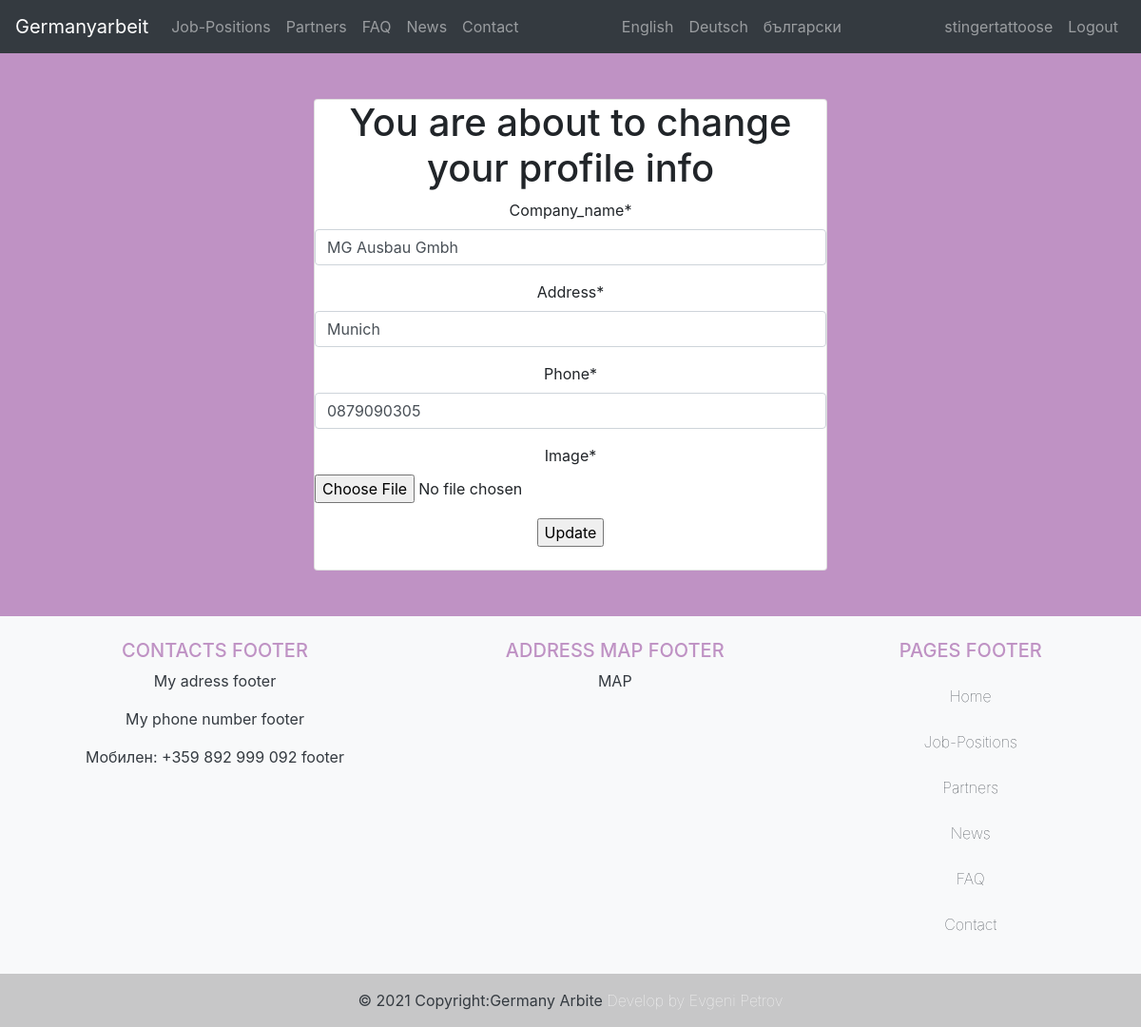
The app's page /en/accounts/profile/company/42/ (signed in) with its own data.
### costumeuser/models.py (models this page shows, shortened)
class User(AbstractUser):
    is_worker = models.BooleanField(default=False)
    is_company = models.BooleanField(default=False)

class Company(models.Model):
    user = models.OneToOneField(User, on_delete=models.CASCADE, primary_key=True, related_name="company", verbose_name=_('company'))
    image = models.ImageField(default="default.jpeg", upload_to='company_pics')
    company_name = models.CharField(verbose_name=_('company_name'), max_length=150)
    address = models.CharField(_('address'), max_length=300)
    phone = models.CharField(_("phone"), max_length=20)

### costumeuser/views.py (the view)
# urls.py: path("profile/company/<int:user_id>/", views.company_update, name="company_profile_edit"),
@login_required
@company_required
def company_update(request, user_id):
    user = User.objects.get(pk=user_id)
    if request.method == "POST":
        form = ProfileCompanyEdit(request.POST, request.FILES)
        if form.is_valid():
            user.company.company_name = form.cleaned_data['company_name']
            user.company.address = form.cleaned_data['address']
            user.company.phone = form.cleaned_data['phone']
            user.company.image = form.cleaned_data['image']
            user.company.save()
            return HttpResponseRedirect(reverse('profile'))
    else:
        default_data = {'company_name': user.company.company_name, 'address': user.company.address,
                        'phone': user.company.phone, 'image': user.company.image, }
        form = ProfileCompanyEdit(default_data)
    return render(request, 'account/company_profile.html', {'form': form, 'user': user})

### costumeuser/forms.py
class ProfileCompanyEdit(ModelForm):
    class Meta:
        model = Company
        fields =['company_name', 'address', 'phone', 'image',]

### templates/account/company_profile.html (shortened to what this page needs)
{% extends "base.html" %}
{% load crispy_forms_tags %}
{% load static %}
{% load i18n %}
{% block content %}
    <br>
    <br>
    <div class="container">
        <div class="row justify-content-center">
            <div class="col-sm-12 col-md-6 col-lg-6">
                <div class="card text-center">
                    {% if user.is_authenticated %}
                        <h1>You are about to change your profile info</h2>
                        <form class="profile-company" method="POST" enctype="multipart/form-data">
                                {{ form|crispy }}
                                <div class="button-wrapper submit">
                                    <input type="submit" value="Update" />
                                </div>
                                <br>
                        </form>
                    {% else %}
                        <h2>You have to be login to edit your profile info</h2>
                    {% endif %}
                </div>
            </div>
        </div>
    </div>
{% endblock content %}

### templates/nav.html (shortened to what this page needs)
{% load i18n %}
{% load static %}
<nav class="navbar navbar-expand-lg navbar-dark bg-dark">
  <a class="navbar-brand" href="{% url 'home' %}"><img/>Germanyarbeit</a>
  <div class="collapse navbar-collapse justify-content-between" id="navbarNav">
    <ul class="navbar-nav">
      <li class="nav-item">
        <a class="nav-link" href="{% url 'category_all' %}">{% trans "Job-Positions" %}</a>
      </li>
      <li class="nav-item">
        <a class="nav-link" href="{% url 'partners' %}">{% trans "Partners" %}</a>
      </li>
      <li class="nav-item">
        <a class="nav-link" href="{% url 'faq' %}">{% trans "FAQ" %}</a>
      </li>
      <li class="nav-item">
        <a class="nav-link" href="{% url 'news' %}">{% trans "News" %}</a>
      </li>
      <li class="nav-item">
        <a class="nav-link" href="{% url 'contact' %}">{% trans "Contact" %}</a>
      </li>
    </ul>
    <ul class="navbar-nav">
        {% get_available_languages as LANGUAGES %}
        {% get_language_info_list for LANGUAGES as languages %}
        {% for lang in languages %}
          <li class="nav-item">
            <a class="dropdown-item nav-link" href="/{{ lang.code }}/">{{ lang.name_local }}</a>
          </li>
        {% endfor %}
    </ul>
    <ul class="navbar-nav">
      {% if user.is_authenticated %}
      <li class="nav-item">
        <a class="nav-link" href="{% url 'profile' %}">{{ user.username }}</a>
      </li>
      <li class="nav-item">
        <a class="nav-link" href="{% url 'account_logout' %}">{% trans "Logout" %}</a>
      </li>
      {% endif %}
    </ul>
  </div>
</nav>

### static/css/main.css (style rules this page uses)
.body { background-color: #BF92C4; background-repeat: no-repeat; }

### records on screen
User: username "stingertattoose"
Company: company_name "MG Ausbau Gmbh", address "Munich", phone "0879090305"

### other values on screen
{{ lang.name_local }} "English" "Deutsch" "български"
